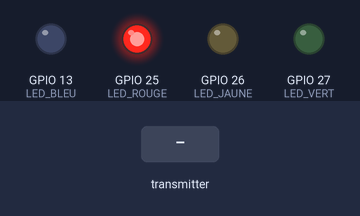
A sketch run on a simulated ESP32. On the bench: output pins drawn as LEDs (lit = HIGH). The inputs (shaded band) are chosen by the test bench. A WiFi scan finds three made-up networks; nothing arrives over Bluetooth unless stated; what the sketch prints to the serial monitor is not drawn.

Above: at 1.1 s.
At 1.9 s:
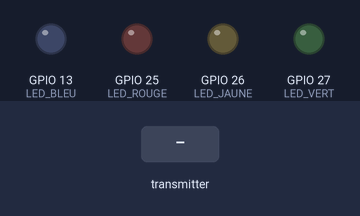
At 12.1 s:
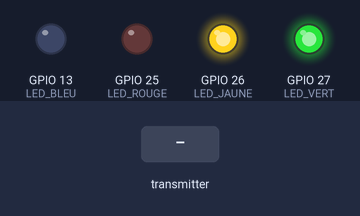
12.2 s: the transmitter starts sending destMAC.0 = 0
13.7 s: the transmitter starts sending boardId = 1
Timing chart, 0 to 16.7 s (numbered marks = the images above; inputs shaded):
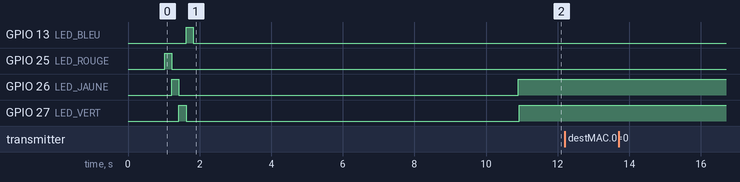

The sketch:

motes_lumiere_v2.ino
```cpp
/*********
  ESP32 MOTE Node v2 - Enhanced Telemetry + LED Status

  Envoie des données système détaillées au SINK via ESP-NOW:
    🌡️ Température interne ESP32
    🧠 Mémoire libre (Free Heap)
    ⚡ Fréquence CPU (MHz)
    📶 WiFi RSSI (dBm)
    ⏱️ Uptime (ms depuis boot)
    🛤️ Chemin du message (ex: "mote3→mote0→sink")
    📊 Compteur de messages

  LEDs de statut:
    🔴 Rouge (IO25) : Échec d'envoi ESP-NOW
    🟡 Jaune (IO26) : Aucun appareil BLE détecté
    🟢 Vert  (IO27) : Envoi réussi au SINK
    🔵 Bleu  (IO13) : Appareil BLE "reseau1" détecté

  TODO: Change MOTE_ID below to your mote number (0-6)
*********/
#include <esp_now.h>
#include <esp_wifi.h>
#include <WiFi.h>
#include <BLEDevice.h>
#include <BLEUtils.h>
#include <BLEScan.h>
#include <BLEAdvertisedDevice.h>
#include <vector>

// ============================================
// CONFIGURATION - MODIFY FOR EACH MOTE
// ============================================
#define MOTE_ID 0

// WiFi SSID (needed for channel detection)
const char *ssid = "iot";

// BLE Configuration
#define BLE_SCAN_TIME 5           // Scan duration in seconds
#define BLE_SCAN_INTERVAL 30000   // Scan every 30 seconds
const char* BLE_FILTER = "reseau1";  // BLE name prefix filter

// Telemetry interval
#define TELEMETRY_INTERVAL 30000  // Send system telemetry every 30 seconds

// ============================================
// LED PINS - Status feedback
// ============================================
#define LED_ROUGE  25   // Échec d'envoi
#define LED_JAUNE  26   // Aucun BLE détecté
#define LED_VERT   27   // Envoi réussi
#define LED_BLEU   13   // BLE détecté

// ============================================
// ROUTING TABLE
// ============================================
#define MOTE_COUNT 7

uint8_t sinkAddress[6] = {0xEC, 0x62, 0x60, 0x11, 0xA2, 0x3C};

uint8_t moteAddress[MOTE_COUNT][6] = {
  {0xEC, 0x62, 0x60, 0x11, 0x97, 0xA0},  // Mote 0
  {0x24, 0xDC, 0xC3, 0x14, 0x37, 0x98},  // Mote 1
  {0xC4, 0xDE, 0xE2, 0xB1, 0x3E, 0xC8},  // Mote 2
  {0x08, 0xF9, 0xE0, 0x01, 0x0D, 0x00},  // Mote 3
  {0xEC, 0x62, 0x60, 0x5B, 0x35, 0x08},  // Mote 4
  {0x08, 0xF9, 0xE0, 0x00, 0xE2, 0x60},  // Mote 5
  {0x24, 0xDC, 0xC3, 0x14, 0x38, 0x24}   // Mote 6
};

// Mote names for path building
const char* moteNames[] = {"mote0","mote1","mote2","mote3","mote4","mote5","mote6"};

typedef struct routing_entry {
  uint8_t destMAC[6];
  uint8_t nextHopMAC[6];
  uint8_t hopCount;
} routing_entry;

routing_entry routingTable[MOTE_COUNT] = {
  { {0xEC,0x62,0x60,0x11,0xA2,0x3C}, {0xEC,0x62,0x60,0x11,0xA2,0x3C}, 1 },  // Mote 0: direct
  { {0xEC,0x62,0x60,0x11,0xA2,0x3C}, {0xEC,0x62,0x60,0x11,0xA2,0x3C}, 1 },  // Mote 1: direct
  { {0xEC,0x62,0x60,0x11,0xA2,0x3C}, {0xEC,0x62,0x60,0x11,0xA2,0x3C}, 1 },  // Mote 2: direct
  { {0xEC,0x62,0x60,0x11,0xA2,0x3C}, {0xEC,0x62,0x60,0x11,0x97,0xA0}, 2 },  // Mote 3: via Mote 0
  { {0xEC,0x62,0x60,0x11,0xA2,0x3C}, {0xEC,0x62,0x60,0x11,0x97,0xA0}, 2 },  // Mote 4: via Mote 0
  { {0xEC,0x62,0x60,0x11,0xA2,0x3C}, {0x24,0xDC,0xC3,0x14,0x37,0x98}, 2 },  // Mote 5: via Mote 1
  { {0xEC,0x62,0x60,0x11,0xA2,0x3C}, {0xC4,0xDE,0xE2,0xB1,0x3E,0xC8}, 2 },  // Mote 6: via Mote 2
};

#define myRoute routingTable[MOTE_ID]

// ESP-NOW peer info
esp_now_peer_info_t sinkPeerInfo;
esp_now_peer_info_t motePeerInfo[MOTE_COUNT];

// ============================================
// DATA STRUCTURES
// ============================================
#define MSG_TYPE_DATA      0
#define MSG_TYPE_BLE_SCAN  1
#define MSG_TYPE_COMMAND   2
#define MSG_TYPE_HEARTBEAT 3
#define MSG_TYPE_TELEMETRY 4

typedef struct struct_mote2sinkMessage {
  uint8_t originMAC[6];
  uint8_t destMAC[6];
  uint8_t hopCount;
  uint8_t msgType;
  int boardId;
  int readingId;
  uint32_t timestamp;
  float data0;    // temperature (°C)
  float data1;    // freeHeap (bytes)
  float data2;    // cpuFreq (MHz)
  float data3;    // WiFi RSSI (dBm)
  bool bool0;     // BLE found flag
  bool bool1;     // reserved
  char text[200]; // message path or BLE JSON
} struct_mote2sinkMessage;

typedef struct struct_sink2moteMessage {
  uint8_t destMAC[6];
  uint8_t msgType;
  int boardId;
  float data0;
  float data1;
  bool bool0;
  bool bool1;
  char text[64];
} struct_sink2moteMessage;

struct_mote2sinkMessage outgoingMessage;
struct_sink2moteMessage incomingCommand;

// ============================================
// SYSTEM TELEMETRY FUNCTIONS
// ============================================
float getESP32Temperature() {
  #ifdef __cplusplus
    return temperatureRead();  // Internal temperature sensor
  #else
    return 0.0;
  #endif
}

float getFreeHeapKB() {
  return (float)ESP.getFreeHeap() / 1024.0;  // Convert to KB
}

float getCPUFreq() {
  return (float)getCpuFrequencyMhz();
}

float getWiFiRSSI() {
  return (float)WiFi.RSSI();
}

// Build the message path string: "moteX→moteY→sink"
String buildMessagePath() {
  String path = String(moteNames[MOTE_ID]);

  // If multi-hop, find the next hop name
  if (myRoute.hopCount > 1) {
    // Find which mote is the next hop
    for (int i = 0; i < MOTE_COUNT; i++) {
      if (memcmp(myRoute.nextHopMAC, moteAddress[i], 6) == 0) {
        path += "→" + String(moteNames[i]);
        break;
      }
    }
  }
  path += "→sink";
  return path;
}

// Fill outgoing message with system telemetry
void fillTelemetryData(struct_mote2sinkMessage &msg) {
  msg.data0 = getESP32Temperature();    // Temperature °C
  msg.data1 = getFreeHeapKB();           // Free heap KB
  msg.data2 = getCPUFreq();             // CPU MHz
  msg.data3 = getWiFiRSSI();            // WiFi RSSI dBm
  msg.timestamp = millis();              // Uptime
}

// ============================================
// LED CONTROL
// ============================================
void allLedsOff() {
  digitalWrite(LED_ROUGE, LOW);
  digitalWrite(LED_JAUNE, LOW);
  digitalWrite(LED_VERT, LOW);
  digitalWrite(LED_BLEU, LOW);
}

void setLedSendSuccess() {
  digitalWrite(LED_VERT, HIGH);
  digitalWrite(LED_ROUGE, LOW);
  Serial.println("   🟢 LED VERT: Envoi réussi");
}

void setLedSendFail() {
  digitalWrite(LED_ROUGE, HIGH);
  digitalWrite(LED_VERT, LOW);
  Serial.println("   🔴 LED ROUGE: Échec d'envoi");
}

void setLedBleFound() {
  digitalWrite(LED_BLEU, HIGH);
  digitalWrite(LED_JAUNE, LOW);
  Serial.println("   🔵 LED BLEU: Appareil BLE détecté");
}

void setLedBleNotFound() {
  digitalWrite(LED_JAUNE, HIGH);
  digitalWrite(LED_BLEU, LOW);
  Serial.println("   🟡 LED JAUNE: Aucun appareil BLE détecté");
}

// ============================================
// BLE SCANNER
// ============================================
BLEScan* pBLEScan;
std::vector<String> filteredBLEDevices;
unsigned long lastBLEScan = 0;
int readingCounter = 0;
int bleFoundCount = 0;  // Track BLE devices found in last scan

class BLEScanCallback : public BLEAdvertisedDeviceCallbacks {
  void onResult(BLEAdvertisedDevice advertisedDevice) {
    if (advertisedDevice.haveName()) {
      String deviceName = advertisedDevice.getName().c_str();
      if (deviceName.startsWith(BLE_FILTER)) {
        String deviceInfo = "{\"name\":\"" + deviceName + "\",";
        deviceInfo += "\"mac\":\"" + String(advertisedDevice.getAddress().toString().c_str()) + "\",";
        deviceInfo += "\"rssi\":" + String(advertisedDevice.getRSSI()) + "}";
        filteredBLEDevices.push_back(deviceInfo);
        Serial.printf("   📱 BLE MATCH: %s [RSSI: %d]\n",
                      deviceName.c_str(), advertisedDevice.getRSSI());
      }
    }
  }
};

// ============================================
// UTILITY FUNCTIONS
// ============================================
String macToString(const uint8_t *mac) {
  char macStr[18];
  snprintf(macStr, sizeof(macStr), "%02x:%02x:%02x:%02x:%02x:%02x",
           mac[0], mac[1], mac[2], mac[3], mac[4], mac[5]);
  return String(macStr);
}

void printRoutingTable() {
  Serial.println("\n=== FULL ROUTING TABLE ===");
  Serial.printf("My ID: Mote %d | My MAC: %s\n", MOTE_ID, macToString(moteAddress[MOTE_ID]).c_str());
  Serial.println("---------------------------");
  for (int i = 0; i < MOTE_COUNT; i++) {
    Serial.printf("Mote %d -> nextHop: %s (hops: %d)%s\n",
      i,
      macToString(routingTable[i].nextHopMAC).c_str(),
      routingTable[i].hopCount,
      (i == MOTE_ID) ? " << ME" : "");
  }
  Serial.println("===========================\n");
}

void printTelemetry() {
  Serial.println("\n--- System Telemetry ---");
  Serial.printf("🌡️ Temperature: %.1f °C\n", getESP32Temperature());
  Serial.printf("🧠 Free Heap: %.1f KB\n", getFreeHeapKB());
  Serial.printf("⚡ CPU Freq: %.0f MHz\n", getCPUFreq());
  Serial.printf("📶 WiFi RSSI: %.0f dBm\n", getWiFiRSSI());
  Serial.printf("⏱️ Uptime: %lu s\n", millis() / 1000);
  Serial.printf("🛤️ Path: %s\n", buildMessagePath().c_str());
  Serial.printf("📊 Messages sent: %d\n", readingCounter);
  Serial.printf("📱 BLE found last scan: %d\n", bleFoundCount);
  Serial.println("------------------------\n");
}

// ============================================
// ESP-NOW CALLBACKS
// ============================================
void onDataRecv(const uint8_t *mac_addr, const uint8_t *incomingData, int len) {
  Serial.printf("\n📥 Received from: %s, length: %d\n",
                macToString(mac_addr).c_str(), len);

  if (len == sizeof(struct_sink2moteMessage)) {
    memcpy(&incomingCommand, incomingData, sizeof(incomingCommand));
    Serial.printf("   Command for Board ID: %d\n", incomingCommand.boardId);

    if (incomingCommand.boardId == MOTE_ID) {
      Serial.println("   ✅ Command is for this mote!");
      if (incomingCommand.msgType == MSG_TYPE_COMMAND) {
        if (incomingCommand.bool0) {
          Serial.println("   💡 Command: ON");
        } else {
          Serial.println("   💡 Command: OFF");
        }
        if (strlen(incomingCommand.text) > 0) {
          Serial.printf("   📝 Text: %s\n", incomingCommand.text);
        }
      }
    } else {
      Serial.printf("   ↪️ Forwarding to Mote %d\n", incomingCommand.boardId);
    }
  }
  else if (len == sizeof(struct_mote2sinkMessage)) {
    struct_mote2sinkMessage relayMessage;
    memcpy(&relayMessage, incomingData, sizeof(relayMessage));

    if (memcmp(relayMessage.destMAC, sinkAddress, 6) == 0) {
      Serial.println("   ↪️ Relaying message to SINK");
      relayMessage.hopCount++;

      // Append our name to the path
      String currentPath = String(relayMessage.text);
      // Only modify path for telemetry/data, not BLE scan
      if (relayMessage.msgType != MSG_TYPE_BLE_SCAN) {
        // Insert our name before →sink
        int sinkPos = currentPath.indexOf("→sink");
        if (sinkPos > 0) {
          String newPath = currentPath.substring(0, sinkPos) + "→" + String(moteNames[MOTE_ID]) + "→sink";
          strncpy(relayMessage.text, newPath.c_str(), sizeof(relayMessage.text) - 1);
        }
      }

      esp_err_t result = esp_now_send(myRoute.nextHopMAC,
                                       (uint8_t *)&relayMessage,
                                       sizeof(relayMessage));
      if (result == ESP_OK) setLedSendSuccess();
      else setLedSendFail();
    }
  }
}

void onDataSent(const wifi_tx_info_t *info, esp_now_send_status_t status) {
  Serial.printf("📤 Send status: %s\n",
                status == ESP_NOW_SEND_SUCCESS ? "Success" : "Fail");
  if (status == ESP_NOW_SEND_SUCCESS) setLedSendSuccess();
  else setLedSendFail();
}

// ============================================
// SEND FUNCTIONS
// ============================================
void sendToSink(uint8_t msgType, const char* textData = nullptr) {
  outgoingMessage = {};
  memcpy(outgoingMessage.originMAC, moteAddress[MOTE_ID], 6);
  memcpy(outgoingMessage.destMAC, sinkAddress, 6);
  outgoingMessage.hopCount = myRoute.hopCount;
  outgoingMessage.msgType = msgType;
  outgoingMessage.boardId = MOTE_ID;
  outgoingMessage.readingId = readingCounter++;

  // Fill system telemetry
  fillTelemetryData(outgoingMessage);
  outgoingMessage.bool0 = (bleFoundCount > 0);

  // Set message path or custom text
  if (textData != nullptr && msgType == MSG_TYPE_BLE_SCAN) {
    strncpy(outgoingMessage.text, textData, sizeof(outgoingMessage.text) - 1);
  } else {
    String path = buildMessagePath();
    strncpy(outgoingMessage.text, path.c_str(), sizeof(outgoingMessage.text) - 1);
  }

  esp_err_t result = esp_now_send(myRoute.nextHopMAC,
                                   (uint8_t *)&outgoingMessage,
                                   sizeof(outgoingMessage));

  if (result == ESP_OK) setLedSendSuccess();
  else setLedSendFail();

  Serial.printf("📤 Sending [type=%d] to SINK via %s - %s\n",
                msgType,
                macToString(myRoute.nextHopMAC).c_str(),
                result == ESP_OK ? "OK" : "FAIL");
}

void sendBLEData(String& deviceInfo) {
  outgoingMessage = {};
  memcpy(outgoingMessage.originMAC, moteAddress[MOTE_ID], 6);
  memcpy(outgoingMessage.destMAC, sinkAddress, 6);
  outgoingMessage.hopCount = myRoute.hopCount;
  outgoingMessage.msgType = MSG_TYPE_BLE_SCAN;
  outgoingMessage.boardId = MOTE_ID;
  outgoingMessage.readingId = readingCounter++;
  outgoingMessage.timestamp = millis();

  // Still include telemetry in BLE messages
  outgoingMessage.data0 = getESP32Temperature();
  outgoingMessage.data1 = getFreeHeapKB();
  outgoingMessage.data2 = getCPUFreq();
  outgoingMessage.data3 = getWiFiRSSI();
  outgoingMessage.bool0 = true;  // BLE found

  strncpy(outgoingMessage.text, deviceInfo.c_str(), sizeof(outgoingMessage.text) - 1);

  esp_err_t result = esp_now_send(myRoute.nextHopMAC,
                                   (uint8_t *)&outgoingMessage,
                                   sizeof(outgoingMessage));

  if (result == ESP_OK) setLedSendSuccess();
  else setLedSendFail();

  Serial.printf("📱 BLE data sent - %s\n", result == ESP_OK ? "OK" : "FAIL");
}

void sendTelemetry() {
  Serial.println("\n📊 Sending telemetry...");
  printTelemetry();
  sendToSink(MSG_TYPE_TELEMETRY);
}

void sendHeartbeat() {
  sendToSink(MSG_TYPE_HEARTBEAT);
}

// ============================================
// BLE SCAN
// ============================================
void performBLEScan() {
  Serial.println("\n=== Starting BLE Scan ===");
  filteredBLEDevices.clear();

  BLEScanResults* foundDevices = pBLEScan->start(BLE_SCAN_TIME, false);

  bleFoundCount = filteredBLEDevices.size();
  Serial.printf("Total: %d | Matching '%s': %d\n",
                foundDevices->getCount(), BLE_FILTER, bleFoundCount);

  if (bleFoundCount > 0) {
    setLedBleFound();
  } else {
    setLedBleNotFound();
  }

  for (size_t i = 0; i < filteredBLEDevices.size(); i++) {
    sendBLEData(filteredBLEDevices[i]);
    delay(50);
  }

  pBLEScan->clearResults();
  Serial.println("=== BLE Scan Complete ===\n");
}

// ============================================
// WiFi CHANNEL DETECTION
// ============================================
int32_t getWiFiChannel(const char *ssid) {
  int32_t n = WiFi.scanNetworks();
  for (int32_t i = 0; i < n; i++) {
    if (String(ssid) == WiFi.SSID(i)) {
      return WiFi.channel(i);
    }
  }
  return 1;
}

// ============================================
// SETUP
// ============================================
void setup() {
  Serial.begin(115200);
  delay(1000);

  Serial.println("\n");
  Serial.println("╔════════════════════════════════════════╗");
  Serial.println("║  ESP32 MOTE v2 - Enhanced Telemetry   ║");
  Serial.println("╚════════════════════════════════════════╝");
  Serial.printf("MOTE ID: %d\n", MOTE_ID);

  // LED setup
  pinMode(LED_ROUGE, OUTPUT);
  pinMode(LED_JAUNE, OUTPUT);
  pinMode(LED_VERT, OUTPUT);
  pinMode(LED_BLEU, OUTPUT);
  allLedsOff();

  // LED test sequence
  Serial.println("🔦 LED test...");
  int leds[] = {LED_ROUGE, LED_JAUNE, LED_VERT, LED_BLEU};
  for (int i = 0; i < 4; i++) {
    digitalWrite(leds[i], HIGH); delay(200);
    digitalWrite(leds[i], LOW);
  }

  // WiFi
  WiFi.mode(WIFI_STA);
  WiFi.disconnect();
  int32_t channel = getWiFiChannel(ssid);
  Serial.printf("📡 WiFi channel: %d\n", channel);
  esp_wifi_set_promiscuous(true);
  esp_wifi_set_channel(channel, WIFI_SECOND_CHAN_NONE);
  esp_wifi_set_promiscuous(false);
  Serial.printf("📍 MAC: %s\n", WiFi.macAddress().c_str());

  // ESP-NOW
  if (esp_now_init() != ESP_OK) {
    Serial.println("❌ ESP-NOW init failed");
    digitalWrite(LED_ROUGE, HIGH);
    ESP.restart();
  }

  esp_now_register_recv_cb(esp_now_recv_cb_t(onDataRecv));
  esp_now_register_send_cb(onDataSent);

  // Add SINK peer
  memset(&sinkPeerInfo, 0, sizeof(esp_now_peer_info_t));
  memcpy(sinkPeerInfo.peer_addr, sinkAddress, 6);
  sinkPeerInfo.channel = 0;
  sinkPeerInfo.encrypt = false;
  esp_now_add_peer(&sinkPeerInfo);

  // Add mote peers
  for (int i = 0; i < MOTE_COUNT; i++) {
    if (i != MOTE_ID) {
      memset(&motePeerInfo[i], 0, sizeof(esp_now_peer_info_t));
      memcpy(motePeerInfo[i].peer_addr, moteAddress[i], 6);
      motePeerInfo[i].channel = 0;
      motePeerInfo[i].encrypt = false;
      esp_now_add_peer(&motePeerInfo[i]);
    }
  }

  printRoutingTable();

  // BLE
  BLEDevice::init("");
  pBLEScan = BLEDevice::getScan();
  pBLEScan->setAdvertisedDeviceCallbacks(new BLEScanCallback());
  pBLEScan->setActiveScan(true);
  pBLEScan->setInterval(100);
  pBLEScan->setWindow(99);

  Serial.println("\n=== LED STATUS ===");
  Serial.println("🔴 Rouge (IO25) : Échec d'envoi");
  Serial.println("🟡 Jaune (IO26) : Aucun BLE");
  Serial.println("🟢 Vert  (IO27) : Envoi OK");
  Serial.println("🔵 Bleu  (IO13) : BLE trouvé");
  Serial.println("==================\n");

  // Initial telemetry
  printTelemetry();

  Serial.println("✅ MOTE v2 ready!\n");
  delay(2000);
  performBLEScan();
  sendTelemetry();
}

// ============================================
// LOOP
// ============================================
unsigned long lastHeartbeat = 0;
unsigned long lastTelemetry = 0;

void loop() {
  unsigned long now = millis();

  // BLE scan
  if (now - lastBLEScan >= BLE_SCAN_INTERVAL) {
    lastBLEScan = now;
    performBLEScan();
  }

  // Telemetry every 30s
  if (now - lastTelemetry >= TELEMETRY_INTERVAL) {
    lastTelemetry = now;
    sendTelemetry();
  }

  // Heartbeat every 60s
  if (now - lastHeartbeat >= 60000) {
    lastHeartbeat = now;
    sendHeartbeat();
  }

  delay(100);
}
```

Measured:
- after the input at 12.2 s, every drawn part: stays the same
- after the input at 13.7 s, every drawn part: stays the same
